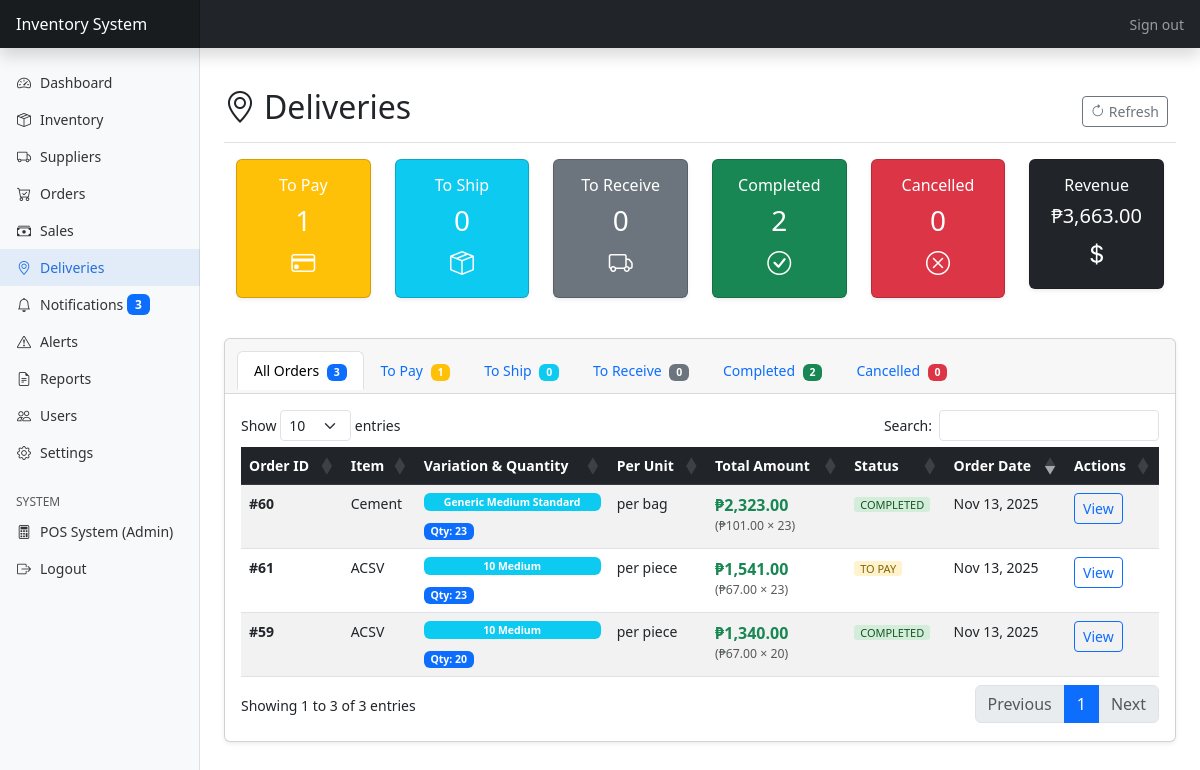
/admin/deliveries.php (signed in), run on the app's committed database.
### tables this page shows
CREATE TABLE `orders` (
  `id` int(11) NOT NULL,
  `inventory_id` int(11) DEFAULT NULL,
  `supplier_id` int(11) DEFAULT NULL,
  `user_id` int(11) DEFAULT NULL,
  `quantity` int(11) NOT NULL,
  `is_automated` tinyint(1) DEFAULT 0,
  `order_date` datetime DEFAULT current_timestamp(),
  `confirmation_status` enum('pending','confirmed','delivered','completed','cancelled') DEFAULT 'pending',
  `confirmation_date` datetime DEFAULT NULL,
  `unit_price` decimal(10,2) DEFAULT 0.00,
  `unit_type` varchar(50) NOT NULL DEFAULT 'per piece',
  `variation` varchar(50) DEFAULT NULL,
  `weight_ordered` decimal(10,3) DEFAULT NULL COMMENT 'Weight ordered for weight-based products',
  `is_weight_based` tinyint(1) DEFAULT 0 COMMENT 'Flag for weight-based orders'
);

CREATE TABLE `inventory` (
  `id` int(11) NOT NULL COMMENT 'Primary key - matches admin_orders.inventory_id',
  `sku` varchar(50) DEFAULT NULL COMMENT 'Product SKU',
  `name` varchar(100) NOT NULL COMMENT 'Product name - displayed as item_name in orders.php',
  `description` text DEFAULT NULL COMMENT 'Product description',
  `category` varchar(50) DEFAULT NULL COMMENT 'Product category',
  `reorder_threshold` int(11) NOT NULL DEFAULT 0 COMMENT 'Reorder threshold for alerts',
  `unit_type` varchar(50) NOT NULL DEFAULT 'per piece' COMMENT 'Unit type - matches admin_orders.unit_type',
  `quantity` int(11) NOT NULL DEFAULT 0 COMMENT 'Total quantity from completed orders - matches admin_orders.quantity aggregation',
  `unit_price` decimal(10,2) NOT NULL DEFAULT 0.00 COMMENT 'Unit price - matches admin_orders.unit_price',
  `supplier_id` int(11) DEFAULT NULL COMMENT 'Supplier ID - matches admin_orders.supplier_id',
  `location` varchar(100) DEFAULT NULL COMMENT 'Storage location',
  `image_url` varchar(255) DEFAULT NULL COMMENT 'Product image URL',
  `image_path` varchar(255) DEFAULT NULL COMMENT 'Product image file path',
  `is_deleted` tinyint(1) NOT NULL DEFAULT 0 COMMENT 'Soft delete flag: 0 = active, 1 = deleted',
  `last_updated` datetime DEFAULT current_timestamp() ON UPDATE current_timestamp() COMMENT 'Last update timestamp',
  `created_at` datetime DEFAULT current_timestamp() COMMENT 'Creation timestamp'
);

### admin/deliveries.php (the view, shortened to what the rows shown need)
<?php
require_once '../models/order.php';
function formatVariationForDisplay($variation) {
    $parts = explode('|', $variation);
    $values = [];
    foreach ($parts as $part) {
        $av = explode(':', trim($part), 2);
        if (count($av) === 2) {
            $values[] = trim($av[1]);
        } else {
            $values[] = trim($part);
        }
    }
    return implode(' ', $values);
}
$database = new Database();
$db = $database->getConnection();
$order = new Order($db);
$stmt = $order->readAll();
$orders = [];
while ($row = $stmt->fetch(PDO::FETCH_ASSOC)) {
    $workflow_status = '';
    switch ($row['confirmation_status']) {
        case 'pending':
            $workflow_status = 'to_pay';
            break;
        case 'completed':
            $workflow_status = 'completed';
            break;
    }
    $row['workflow_status'] = $workflow_status;
    $orders[] = $row;
}
?>
<!DOCTYPE html>
<html lang="en">
<head>
    <link href="https://cdn.jsdelivr.net/npm/bootstrap@5.3.0-alpha1/dist/css/bootstrap.min.css" rel="stylesheet">
    <link href="https://cdn.jsdelivr.net/npm/bootstrap-icons@1.10.0/font/bootstrap-icons.css" rel="stylesheet">
    <link href="../assets/css/style.css" rel="stylesheet">
    <link rel="stylesheet" href="https://cdn.datatables.net/1.13.7/css/dataTables.bootstrap5.min.css">
</head>
<body>
    <div class="container-fluid">
        <div class="row">
            <main class="col-md-9 ms-sm-auto col-lg-10 px-md-4 py-4">
                <div class="d-flex justify-content-between align-items-center pt-3 pb-2 mb-3 border-bottom">
                    <h1 class="h2">
                        <i class="bi bi-geo-alt me-2"></i>Deliveries
                    </h1>
                </div>
                <div class="card">
                    <div class="card-body">
                        <div class="tab-content" id="orderTabContent">
                            <div class="tab-pane fade show active" id="all" role="tabpanel">
                                <div class="table-responsive">
                                    <table class="table table-striped table-hover" id="allOrdersTable">
                                        <thead class="table-dark">
                                            <tr>
                                                <th>Order ID</th>
                                                <th>Item</th>
                                                <th>Variation & Quantity</th>
                                                <th>Per Unit</th>
                                                <th>Total Amount</th>
                                                <th>Status</th>
                                                <th>Order Date</th>
                                                <th>Actions</th>
                                            </tr>
                                        </thead>
                                        <tbody>
                                            <?php if (empty($orders)): ?>
                                            <tr>
                                                <td colspan="8" class="text-center py-4">
                                                    <div class="text-muted">
                                                        <i class="bi bi-inbox fs-1 d-block mb-2"></i>
                                                        No orders found
                                                    </div>
                                                </td>
                                            </tr>
                                            <?php else: ?>
                                            <?php foreach ($orders as $order_item): ?>
                                            <tr>
                                                <td><strong>#<?php echo $order_item['id']; ?></strong></td>
                                                <td><?php echo htmlspecialchars($order_item['item_name'] ?? 'N/A'); ?></td>
                                                <td>
                                                    <div class="d-flex flex-column">
                                                        <?php if (!empty($order_item['variation'])): ?>
                                                            <span class="badge bg-info mb-1"><?= htmlspecialchars(formatVariationForDisplay($order_item['variation'])) ?></span>
                                                        <?php else: ?>
                                                            <span class="text-muted">No Variation</span>
                                                        <?php endif; ?>
                                                        <div class="mt-1">
                                                            <span class="badge bg-primary">Qty: <strong><?= $order_item['quantity'] ?></strong></span>
                                                        </div>
                                                    </div>
                                                </td>
                                                <td><?php echo htmlspecialchars($order_item['unit_type'] ?? 'N/A'); ?></td>
                                                <td>
                                                    <div class="d-flex flex-column">
                                                        <strong class="text-success fs-6">₱<?php echo number_format($order_item['quantity'] * ($order_item['unit_price'] ?? 0), 2); ?></strong>
                                                        <small class="text-muted">(₱<?php echo number_format($order_item['unit_price'] ?? 0, 2); ?> × <?= $order_item['quantity'] ?>)</small>
                                                    </div>
                                                </td>
                                                <td>
                                                    <span class="badge status-badge status-<?php echo $order_item['workflow_status']; ?>">
                                                        <?php echo ucfirst(str_replace('_', ' ', $order_item['workflow_status'])); ?>
                                                    </span>
                                                </td>
                                                <td><?php echo date('M j, Y', strtotime($order_item['order_date'])); ?></td>
                                                <td>
                                                    <button type="button" class="btn btn-sm btn-outline-primary view-btn"
                                                        data-order-id="<?php echo $order_item['id']; ?>"
                                                        data-workflow-status="<?php echo $order_item['workflow_status']; ?>"
                                                        data-item="<?php echo htmlspecialchars($order_item['item_name'] ?? ($order_item['inventory_name'] ?? 'N/A')); ?>"
                                                        data-quantity="<?php echo $order_item['quantity']; ?>"
                                                        data-total="<?php echo number_format($order_item['quantity'] * ($order_item['unit_price'] ?? 0), 2); ?>">
                                                        View
                                                    </button>
                                                </td>
                                            </tr>
                                            <?php endforeach; ?>
                                            <?php endif; ?>
                                        </tbody>
                                    </table>
                                </div>
                            </div>
                        </div>
                    </div>
                </div>
            </main>
        </div>
    </div>
</body>
</html>

### data on the page
orders: id "60", inventory.name "Cement", variation "Generic Medium Standard", quantity "23", unit_type "per bag", $order_item['quantity'] * ($order_item['unit_price'] ?? 0) "2,323.00", unit_price "101.00", confirmation_status "COMPLETED", order_date "Nov 13, 2025"
orders: id "61", inventory.name "ACSV", variation "10 Medium", quantity "23", unit_type "per piece", $order_item['quantity'] * ($order_item['unit_price'] ?? 0) "1,541.00", unit_price "67.00", workflow_status "TO PAY", order_date "Nov 13, 2025"
orders: id "59", inventory.name "ACSV", variation "10 Medium", quantity "20", unit_type "per piece", $order_item['quantity'] * ($order_item['unit_price'] ?? 0) "1,340.00", unit_price "67.00", confirmation_status "COMPLETED", order_date "Nov 13, 2025"

### other printed values
$unreadNotificationCount "3"
$to_pay "1"
$to_ship "0"
$to_receive "0"
$completed "2"
$cancelled "0"
$total_revenue "3,663.00"
$total_orders "3"
